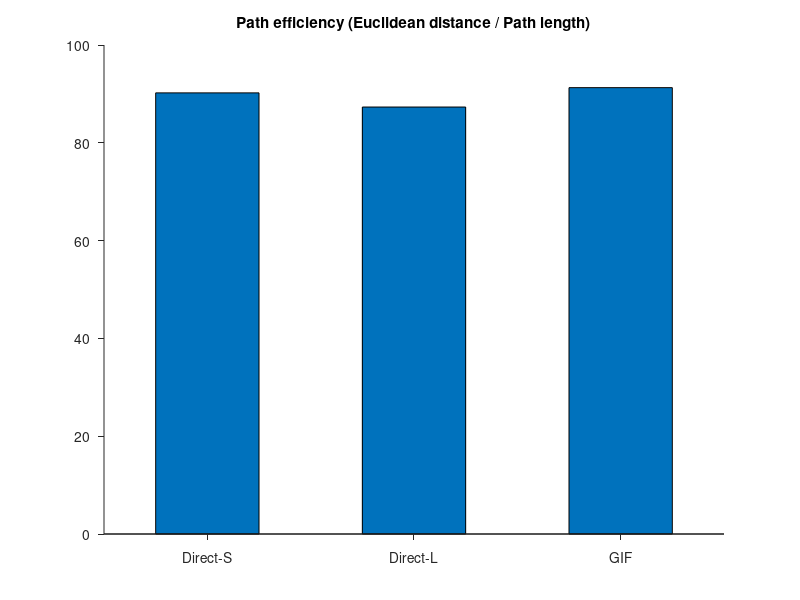

Recreate this plot in MATLAB. (Note: this script raises an error after producing the figure.)

y = [90.2118364  87.31436548 91.28063255];
err = [3.19328953 3.0636404  5.51530578];




b = bar(y,0.5)
set(gca,'XTickLabel',{'Direct-S','Direct-L','GIF'});
set(gca,'box','off');
set(gca,'tickdir','out');
set(gca,'yminortick','off');
set(0, 'DefaultAxesFontName', 'Arial');
t = title('Path efficiency (Euclidean distance / Path length)')
t.FontSize = 16;

ylabel('Efficiency (%)')
axis([0.5,3.5,80,100])
b.FaceColor = 'flat';
b.CData(1,:) = [185 42 42]/255;
b.CData(2,:)= [0 0.6 0];
b.CData(3,:) = [70 130 190]/255;

hold on
errorbar(y,err,'k', 'Linestyle', 'None','HandleVisibility','off')

hold off
